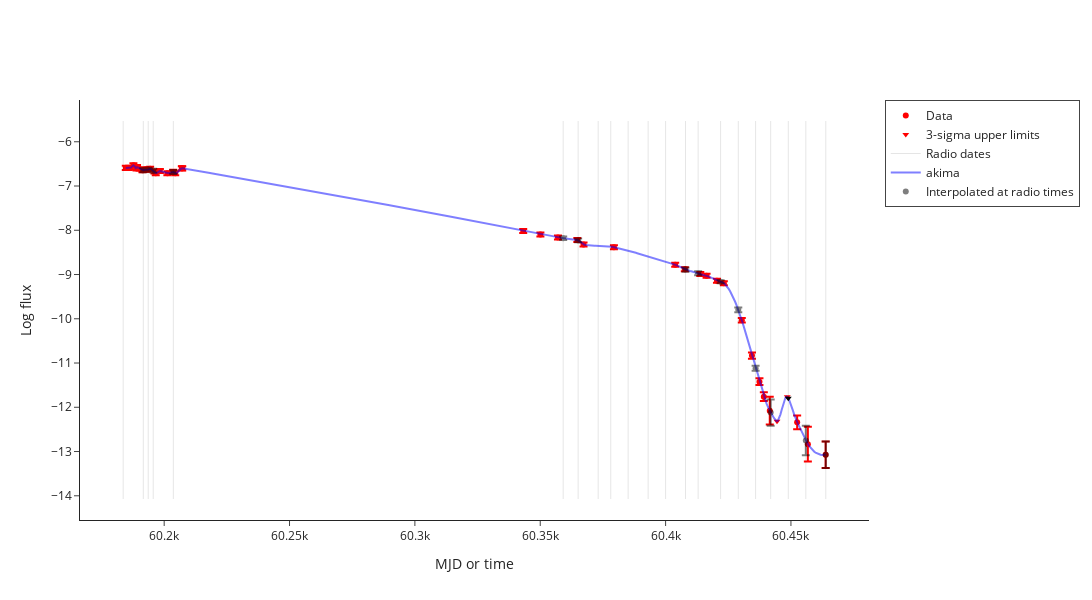

Source (notebook cell):
### Markdown cell above
# Interpolation

### Code cell
interpolated_data = make_interpolated_Lr_Lx_df(radio_df, xray_df, source_df, plotly=True)

### Figure 1 — Plotly figure (JSON) as saved in the notebook; plotly's stock layout.template omitted (floating-point values rounded to 4 significant figures; data arrays with more than 128 entries replaced by an {"elided": "..."} marker saying what was removed)
{"data": [{"error_y": {"array": [0.04577, 0.04578, 0.04578, 0.04583, 0.04586, 0.04583, 0.03205, 0.04584, 0.04582, 0.04583, 0.04586, 0.04581, 0.04586, 0.04582, 0.04584, 0.0459, 0.04582, 0.0458, 0.04587, 0.04583, 0.04583, 0.04582, 0.04584, 0.0458, 0.04578, 0.04582, 0.0459, 0.04593, 0.04587, 0.04604, 0.04592, 0.0505, 0.07049, 0.07675, 0.09925, 0.3128, 0.1546, 0.3944, 0.2976], "type": "data", "visible": true}, "marker": {"color": "red"}, "mode": "markers", "name": "Data", "type": "scatter", "x": [60180.0, 60190.0, 60190.0, 60190.0, 60190.0, 60190.0, 60190.0, 60190.0, 60190.0, 60190.0, 60190.0, 60200.0, 60200.0, 60200.0, 60200.0, 60200.0, 60200.0, 60210.0, 60210.0, 60340.0, 60350.0, 60360.0, 60360.0, 60370.0, 60380.0, 60400.0, 60410.0, 60410.0, 60420.0, 60420.0, 60420.0, 60430.0, 60430.0, 60440.0, 60440.0, 60440.0, 60450.0, 60460.0, 60460.0], "y": [-6.59, -6.591, -6.587, -6.531, -6.602, -6.573, -6.617, -6.644, -6.623, -6.631, -6.61, -6.673, -6.71, -6.662, -6.713, -6.681, -6.711, -6.6, -6.601, -8.017, -8.095, -8.164, -8.222, -8.321, -8.382, -8.78, -8.883, -8.987, -9.026, -9.14, -9.196, -10.03, -10.83, -11.42, -11.76, -12.08, -12.34, -12.83, -13.07]}, {"marker": {"color": "red", "symbol": "triangle-down"}, "mode": "markers", "name": "3-sigma upper limits", "type": "scatter", "x": [60440.0, 60450.0], "y": [-12.32, -11.76]}, {"line": {"color": "black", "dash": "solid", "width": 1}, "mode": "lines", "name": "Radio dates", "opacity": 0.1, "showlegend": true, "type": "scatter", "x": [60180.0, 60180.0], "y": [-14.07, -5.531]}, {"line": {"color": "black", "dash": "solid", "width": 1}, "mode": "lines", "opacity": 0.1, "showlegend": false, "type": "scatter", "x": [60190.0, 60190.0], "y": [-14.07, -5.531]}, {"line": {"color": "black", "dash": "solid", "width": 1}, "mode": "lines", "opacity": 0.1, "showlegend": false, "type": "scatter", "x": [60190.0, 60190.0], "y": [-14.07, -5.531]}, {"line": {"color": "black", "dash": "solid", "width": 1}, "mode": "lines", "opacity": 0.1, "showlegend": false, "type": "scatter", "x": [60200.0, 60200.0], "y": [-14.07, -5.531]}, {"line": {"color": "black", "dash": "solid", "width": 1}, "mode": "lines", "opacity": 0.1, "showlegend": false, "type": "scatter", "x": [60200.0, 60200.0], "y": [-14.07, -5.531]}, {"line": {"color": "black", "dash": "solid", "width": 1}, "mode": "lines", "opacity": 0.1, "showlegend": false, "type": "scatter", "x": [60360.0, 60360.0], "y": [-14.07, -5.531]}, {"line": {"color": "black", "dash": "solid", "width": 1}, "mode": "lines", "opacity": 0.1, "showlegend": false, "type": "scatter", "x": [60370.0, 60370.0], "y": [-14.07, -5.531]}, {"line": {"color": "black", "dash": "solid", "width": 1}, "mode": "lines", "opacity": 0.1, "showlegend": false, "type": "scatter", "x": [60370.0, 60370.0], "y": [-14.07, -5.531]}, {"line": {"color": "black", "dash": "solid", "width": 1}, "mode": "lines", "opacity": 0.1, "showlegend": false, "type": "scatter", "x": [60380.0, 60380.0], "y": [-14.07, -5.531]}, {"line": {"color": "black", "dash": "solid", "width": 1}, "mode": "lines", "opacity": 0.1, "showlegend": false, "type": "scatter", "x": [60390.0, 60390.0], "y": [-14.07, -5.531]}, {"line": {"color": "black", "dash": "solid", "width": 1}, "mode": "lines", "opacity": 0.1, "showlegend": false, "type": "scatter", "x": [60390.0, 60390.0], "y": [-14.07, -5.531]}, {"line": {"color": "black", "dash": "solid", "width": 1}, "mode": "lines", "opacity": 0.1, "showlegend": false, "type": "scatter", "x": [60400.0, 60400.0], "y": [-14.07, -5.531]}, {"line": {"color": "black", "dash": "solid", "width": 1}, "mode": "lines", "opacity": 0.1, "showlegend": false, "type": "scatter", "x": [60410.0, 60410.0], "y": [-14.07, -5.531]}, {"line": {"color": "black", "dash": "solid", "width": 1}, "mode": "lines", "opacity": 0.1, "showlegend": false, "type": "scatter", "x": [60410.0, 60410.0], "y": [-14.07, -5.531]}, {"line": {"color": "black", "dash": "solid", "width": 1}, "mode": "lines", "opacity": 0.1, "showlegend": false, "type": "scatter", "x": [60420.0, 60420.0], "y": [-14.07, -5.531]}, {"line": {"color": "black", "dash": "solid", "width": 1}, "mode": "lines", "opacity": 0.1, "showlegend": false, "type": "scatter", "x": [60430.0, 60430.0], "y": [-14.07, -5.531]}, {"line": {"color": "black", "dash": "solid", "width": 1}, "mode": "lines", "opacity": 0.1, "showlegend": false, "type": "scatter", "x": [60440.0, 60440.0], "y": [-14.07, -5.531]}, {"line": {"color": "black", "dash": "solid", "width": 1}, "mode": "lines", "opacity": 0.1, "showlegend": false, "type": "scatter", "x": [60440.0, 60440.0], "y": [-14.07, -5.531]}, {"line": {"color": "black", "dash": "solid", "width": 1}, "mode": "lines", "opacity": 0.1, "showlegend": false, "type": "scatter", "x": [60450.0, 60450.0], "y": [-14.07, -5.531]}, {"line": {"color": "black", "dash": "solid", "width": 1}, "mode": "lines", "opacity": 0.1, "showlegend": false, "type": "scatter", "x": [60460.0, 60460.0], "y": [-14.07, -5.531]}, {"line": {"color": "black", "dash": "solid", "width": 1}, "mode": "lines", "opacity": 0.1, "showlegend": false, "type": "scatter", "x": [60460.0, 60460.0], "y": [-14.07, -5.531]}, {"line": {"color": "blue", "dash": "solid"}, "mode": "lines", "name": "akima", "opacity": 0.5, "type": "scatter", "x": {"elided": "558 float values"}, "y": {"elided": "558 float values"}}, {"error_y": {"array": [NaN, 0.04351, 0.03878, 0.04297, 0.04513, 0.04174, 0.04313, NaN, NaN, NaN, NaN, NaN, 0.04554, 0.04504, 0.03381, 0.05471, 0.05524, 0.2971, 0.3339, 0.2976], "type": "data", "visible": true}, "marker": {"color": "black"}, "mode": "markers", "name": "Interpolated at radio times", "opacity": 0.5, "type": "scatter", "x": [60180.0, 60190.0, 60190.0, 60200.0, 60200.0, 60360.0, 60370.0, 60370.0, 60380.0, 60390.0, 60390.0, 60400.0, 60410.0, 60410.0, 60420.0, 60430.0, 60440.0, 60440.0, 60460.0, 60460.0], "y": [NaN, -6.644, -6.626, -6.654, -6.681, -8.18, -8.23, NaN, NaN, NaN, NaN, NaN, -8.889, -8.973, -9.163, -9.799, -11.12, -12.12, -12.75, -13.07]}, {"marker": {"color": "black", "symbol": "triangle-down"}, "mode": "markers", "showlegend": false, "type": "scatter", "x": [60450.0], "y": [-11.79]}], "layout": {"height": 600, "legend": {"borderwidth": 1}, "width": 1200, "xaxis": {"title": {"text": "MJD or time"}}, "yaxis": {"title": {"text": "Log flux"}}}}
